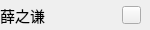
                   <widget class="QWidget" name="widgetSingerS0" native="true">
                    <property name="minimumSize">
                     <size>
                      <width>0</width>
                      <height>30</height>
                     </size>
                    </property>
                    <property name="maximumSize">
                     <size>
                      <width>16777215</width>
                      <height>30</height>
                     </size>
                    </property>
                    <widget class="QWidget" name="layoutWidget_13">
                     <property name="geometry">
                      <rect>
                       <x>0</x>
                       <y>0</y>
                       <width>141</width>
                       <height>31</height>
                      </rect>
                     </property>
                     <layout class="QHBoxLayout" name="horizontalLayout_14">
                      <item>
                       <widget class="QLabel" name="labSinger0">
                        <property name="font">
                         <font>
                          <family>Microsoft YaHei UI</family>
                          <pointsize>11</pointsize>
                         </font>
                        </property>
                        <property name="text">
                         <string>薛之谦</string>
                        </property>
                       </widget>
                      </item>
                      <item>
                       <spacer name="horizontalSpacer_8">
                        <property name="orientation">
                         <enum>Qt::Horizontal</enum>
                        </property>
                        <property name="sizeHint" stdset="0">
                         <size>
                          <width>68</width>
                          <height>20</height>
                         </size>
                        </property>
                       </spacer>
                      </item>
                      <item>
                       <widget class="QPushButton" name="ptnSinger0">
                        <property name="maximumSize">
                         <size>
                          <width>19</width>
                          <height>18</height>
                         </size>
                        </property>
                        <property name="text">
                         <string/>
                        </property>
                       </widget>
                      </item>
                     </layout>
                    </widget>
                   </widget>
